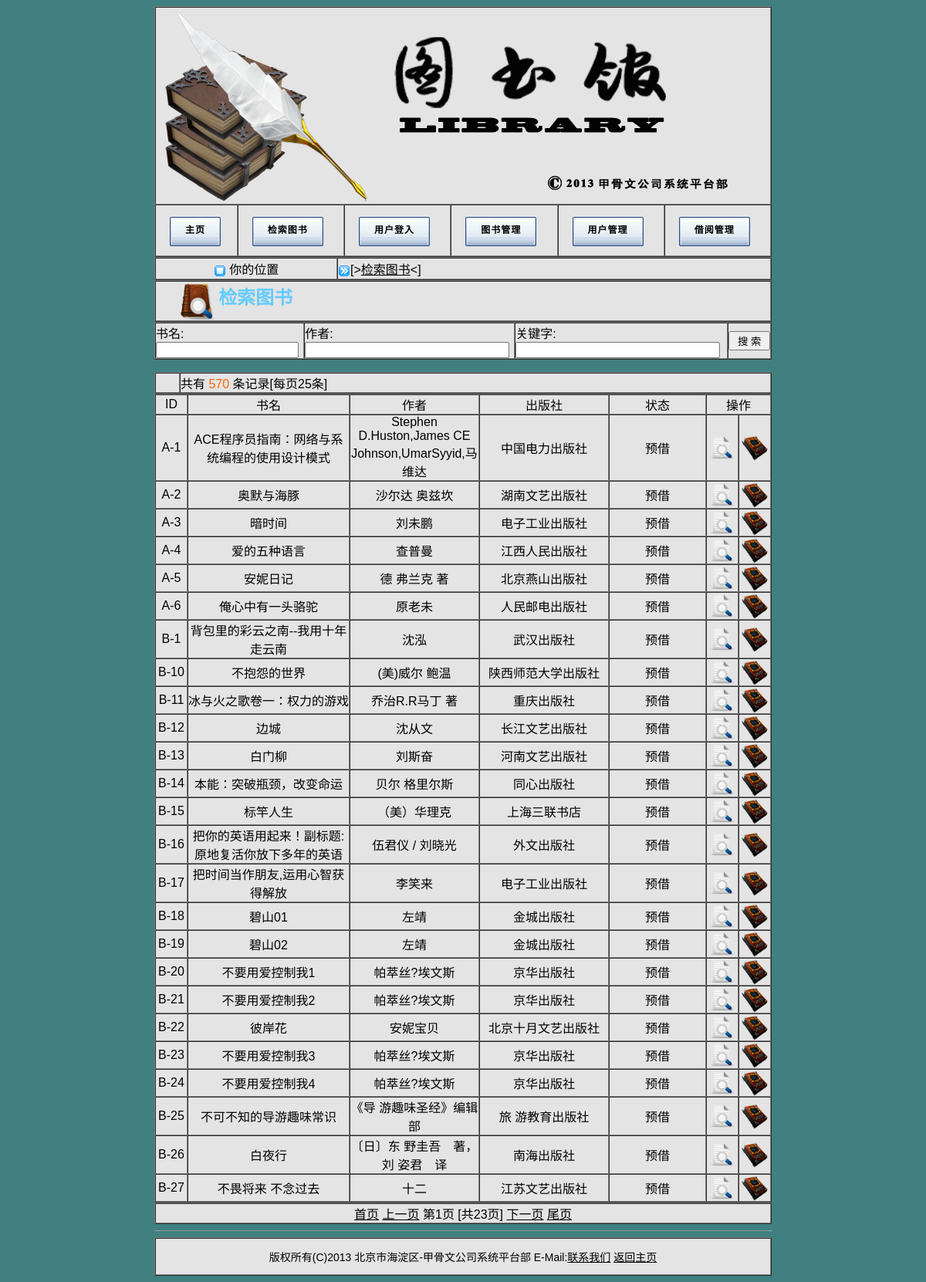
The app's page /search.php (signed in) with its own data.
### tables this page shows
CREATE TABLE `books` (
  `ID` varchar(10) NOT NULL,
  `BookName` varchar(50) NOT NULL,
  `Author` varchar(50) NOT NULL,
  `Publisher` varchar(50) NOT NULL,
  `Status` varchar(20) NOT NULL,
  PRIMARY KEY (`ID`)
);

### search.php (the view, shortened to what this page needs)
<html>
<head>
<link href="lms.css" rel="stylesheet" type="text/css">
</head>
<body>
<center>
<table border="1" width="800" cellspacing="0" cellpadding="0" bgcolor="#E4E4E4" bordercolorlight="#C2C2C2" bordercolordark="#FFFFFF">
  <tr height="256">
    <td colspan="6"><img src="pics/banner.png" width="796" height="254"></td>
  </tr>
  <tr height="50">
    <td width="100"><div class="button"><li><a href="library.php"><b>主页</b></a></li>
    </div></td>
    <td width="130"><div class="button"><li><a href="search.php"><b>检索图书</b></a></li>
    </div></td>
    <td width="130"><div class="button"><li><a href="login.php"><b>用户登入</b></a></li>
    </div></td>
    <td width="130"><div class="button"><li><a href="bookmanage.php"><b>图书管理</b></a></li>
    </div></td>
    <td width="130"><div class="button"><li><a href="usermanage.php"><b>用户管理</b></a></li>
    </div></td>
    <td width="130"><div class="button"><li><a href="recordmanage.php"><b>借阅管理</b></a></li>
    </div></td>
  </tr>
</table>
</center>
<center>
<table border="1" width="800" height="30" cellspacing="0" cellpadding="0" bgcolor="#E4E4E4" bordercolorlight="#C2C2C2" bordercolordark="#FFFFFF">
	<tr>
  	<td width="234" align="center">
  	<img src="pics/position.png" width="16" height="16" align="absmiddle">&nbsp;你的位置	</td>
    <td><img src="pics/rightdir.png" width="16" height="16" align="absmiddle">[&gt;<a href="search.php">检索图书</a>&lt;]</td>
	</tr>
</table>
</center>
<center>
<table border="1" width="800" cellspacing="0" cellpadding="0" bgcolor="#E4E4E4" bordercolorlight="#C2C2C2" bordercolordark="#FFFFFF">
    <tr>
	<td>
	<img src="pics/booksearch.png" alt="检索图书" width="50" height="50" align="absmiddle">
	<strong><font color="#66CCFF" size="5">检索图书</font></strong>	</td>
</table>
</center>
<center>
 <table border="0" width="800" cellspacing="0" cellpadding="0">
  	<tr>
	<td width="100%">
<form action="searchprocess.php" method="post" name="booksearch" onSubmit="return validateform( this.form )">
<table border="1" width="800" cellspacing="0" cellpadding="0" bgcolor="#E4E4E4" bordercolorlight="#C2C2C2" bordercolordark="#FFFFFF">
    <tr height="30">
	<td>书名:<input type="text" name="bookname" size="20"></td>
	<td>作者:<input type="text" name="author" size="30"></td>
	<td>关键字:<input type="text" name="keyword" size="30"></td>
	<td><input type="submit" value=" 搜 索 "></td>
	</tr>
</table>
</form>
	</td>
	</tr>
</table>
</center>
<div align="center">
	<?php
		$query = "select * from books order by ID";
		$result = mysql_query($query);
		$rows_total = @mysql_num_rows($result);
		@$page_no = $_GET['page_no'];
		$page_num = 25;
		$page_total = floor($rows_total/25);
		if($rows_total%25!=0)
		{
			$page_total=$page_total+1;
		}
		if(!$page_no)
		{
			$page_no = 1;
		}
		$start_num = $page_num * ($page_no-1);
		$sql = "select * from books ORDER BY ID ASC,Status ASC limit $start_num,$page_num";
		$result = mysql_query($sql);
		$rows = @mysql_num_rows($result);
	?>
<tr>
<table border="1" width="800" cellspacing="0" cellpadding="0" bgcolor="#E4E4E4" bordercolorlight="#C2C2C2" bordercolordark="#FFFFFF">
    <tr valign="bottom">
	<td width="30">
        </td>
        <td>
	<div align="left">
	共有
	<font color="#FF6600"><?php echo "$rows_total"?></font>
	条记录[每页25条]
	</div>
	</td>
	</tr>
</table>
</tr>
</div>
<center>
<table border="1" width="800" cellspacing="0" cellpadding="0" bgcolor="#E4E4E4" bordercolorlight="#C2C2C2" bordercolordark="#FFFFFF">
<tr>
	<td width="5%"><div align="center">ID</div></td>
	<td width="25%"><div align="center">书名</div></td>
	<td width="20%"><div align="center">作者</div></td>
	<td width="20%"><div align="center">出版社</div></td>
	<td width="15%"><div align="center">状态</div></td>
	<td width="15%" colspan="3"><div align="center">操作</div></td>
	</tr>
	<?php
		for($i=0;$i<$rows;$i++)
		{
			$data = @mysql_fetch_array($result);
			$bookname = $data['BookName'];
			$bookauthor = $data['Author'];
			$bookpress = $data['Publisher'];
			$booktype = $data['Status']=="available"?"在架":($data['Status']=="borrowed"?"借出":"预借");
			$bookid = $data['ID'];
	?>
	<tr>
	<td width="5%"><div align="center"><?php echo "$bookid" ?></div></td>
	<td width="25%"><div align="center"><?php echo "$bookname" ?></div></td>
	<td width="20%"><div align="center"><?php echo "$bookauthor" ?></div></td>
	<td width="20%"><div align="center"><?php echo "$bookpress" ?></div></td>
	<td width="15%"><div align="center"><?php echo "$booktype" ?></div></td>
	<td width="5%"><div align="center">
	<a href="bookinfo.php?bookid=<?php echo "$bookid"?>">
	<img src="pics/bookview.png" alt="显示详细信息" border="0" width="34" height="34"></a></div></td>
	<td width="5%"><div align="center">
	<a href="borrow.php?bookid=<?php echo "$bookid"?>">
	<img src="pics/borrow.png" alt="借阅" border="0" width="34" height="34"></a></div></td>
	</tr>
	<?php
		}
	?>
</table>
<table border="1" width="800" cellspacing="0" cellpadding="0" bgcolor="#E4E4E4" bordercolorlight="#C2C2C2" bordercolordark="#FFFFFF">
<tr>
<td align="center">
<?php
echo "<a href='search.php?page_no=1'>首页</a>";
echo "<a href='search.php?page_no=".($page_no-1)."'>上一页</a>";
echo "第".$page_no."页 [共".$page_total."页]";
echo "<a href='search.php?page_no=".($page_no+1)."'>下一页</a>";
echo "<a href='search.php?page_no=".$page_total."'>尾页</a>";
?>
</td>
</tr>
</table>
</center>
<center>
	<table border="0" width="800" cellspacing="0" cellpadding="0">
	<tr>
		<td><hr size="1"></td>
	</tr>
	</table>
	<table border="1" width="800" height="50" cellspacing="0" cellpadding="0" bgcolor="#E4E4E4" bordercolorlight="#C2C2C2" bordercolordark="#FFFFFF">
	<tr>
		<td align="center" height="23" style="font-size:10.5pt">版权所有(C)2013 北京市海淀区-甲骨文公司系统平台部
		E-Mail:<a href="#">联系我们</a>
		<a href="library.php">返回主页</a>		</td>
	</tr>
	</table>
</center>
</body>
</html>

### lms.css (style rules this page uses)
body { background: #408080; font-family: "Lucida Grande", Helvetica, Arial, sans-serif; font-size: 12px; }
a { color:#000; }
.button { margin:0; padding:15px 0 50px 18px; list-style:none; }
.button li { display:inline; float:left; margin-right:5px; background:url(pics/hover_button.gif); }
.button li a { display:block; height:38px; float:left; background:url(pics/button.gif); text-decoration:none; font-size:12px; font-family:arial, sans-serif; letter-spacing:1px; line-height:35px; }
.button li b { margin:0 0 0 20px; display:inline; float:left; height:38px; background:url(pics/button.gif) right top; padding:0 20px 0 0; color:#000; }

### records on screen
books: ID "A-1", BookName "ACE程序员指南：网络与系统编程的使用设计模式", Author "Stephen D.Huston,James CE Johnson,UmarSyyid,马维达", Publisher "中国电力出版社", Status "预借"
books: ID "A-2", BookName "奥默与海豚", Author "沙尔达 奥兹坎", Publisher "湖南文艺出版社", Status "预借"
books: ID "A-3", BookName "暗时间", Author "刘未鹏", Publisher "电子工业出版社", Status "预借"
books: ID "A-4", BookName "爱的五种语言", Author "查普曼", Publisher "江西人民出版社", Status "预借"
books: ID "A-5", BookName "安妮日记", Author "德 弗兰克 著", Publisher "北京燕山出版社", Status "预借"
books: ID "A-6", BookName "俺心中有一头骆驼", Author "原老未", Publisher "人民邮电出版社", Status "预借"
books: ID "B-1", BookName "背包里的彩云之南--我用十年走云南", Author "沈泓", Publisher "武汉出版社", Status "预借"
books: ID "B-10", BookName "不抱怨的世界", Author "(美)威尔 鲍温", Publisher "陕西师范大学出版社", Status "预借"
books: ID "B-11", BookName "冰与火之歌卷一：权力的游戏", Author "乔治R.R马丁 著", Publisher "重庆出版社", Status "预借"
books: ID "B-12", BookName "边城", Author "沈从文", Publisher "长江文艺出版社", Status "预借"
books: ID "B-13", BookName "白门柳", Author "刘斯奋", Publisher "河南文艺出版社", Status "预借"
books: ID "B-14", BookName "本能：突破瓶颈，改变命运", Author "贝尔 格里尔斯", Publisher "同心出版社", Status "预借"
books: ID "B-15", BookName "标竿人生", Author "（美）华理克", Publisher "上海三联书店", Status "预借"
books: ID "B-16", BookName "把你的英语用起来！副标题: 原地复活你放下多年的英语", Author "伍君仪 / 刘晓光", Publisher "外文出版社", Status "预借"
books: ID "B-17", BookName "把时间当作朋友,运用心智获得解放", Author "李笑来", Publisher "电子工业出版社", Status "预借"
books: ID "B-18", BookName "碧山01", Author "左靖", Publisher "金城出版社", Status "预借"
books: ID "B-19", BookName "碧山02", Author "左靖", Publisher "金城出版社", Status "预借"
books: ID "B-20", BookName "不要用爱控制我1", Author "帕萃丝?埃文斯", Publisher "京华出版社", Status "预借"
books: ID "B-21", BookName "不要用爱控制我2", Author "帕萃丝?埃文斯", Publisher "京华出版社", Status "预借"
books: ID "B-22", BookName "彼岸花", Author "安妮宝贝", Publisher "北京十月文艺出版社", Status "预借"
books: ID "B-23", BookName "不要用爱控制我3", Author "帕萃丝?埃文斯", Publisher "京华出版社", Status "预借"
books: ID "B-24", BookName "不要用爱控制我4", Author "帕萃丝?埃文斯", Publisher "京华出版社", Status "预借"
books: ID "B-25", BookName "不可不知的导游趣味常识", Author "《导 游趣味圣经》编辑部", Publisher "旅 游教育出版社", Status "预借"
books: ID "B-26", BookName "白夜行", Author "〔日〕东 野圭吾 著，刘 姿君 译", Publisher "南海出版社", Status "预借"
books: ID "B-27", BookName "不畏将来 不念过去", Author "十二", Publisher "江苏文艺出版社", Status "预借"

### other values on screen
$rows_total "570"
$page_no "1"
$page_total "23"
